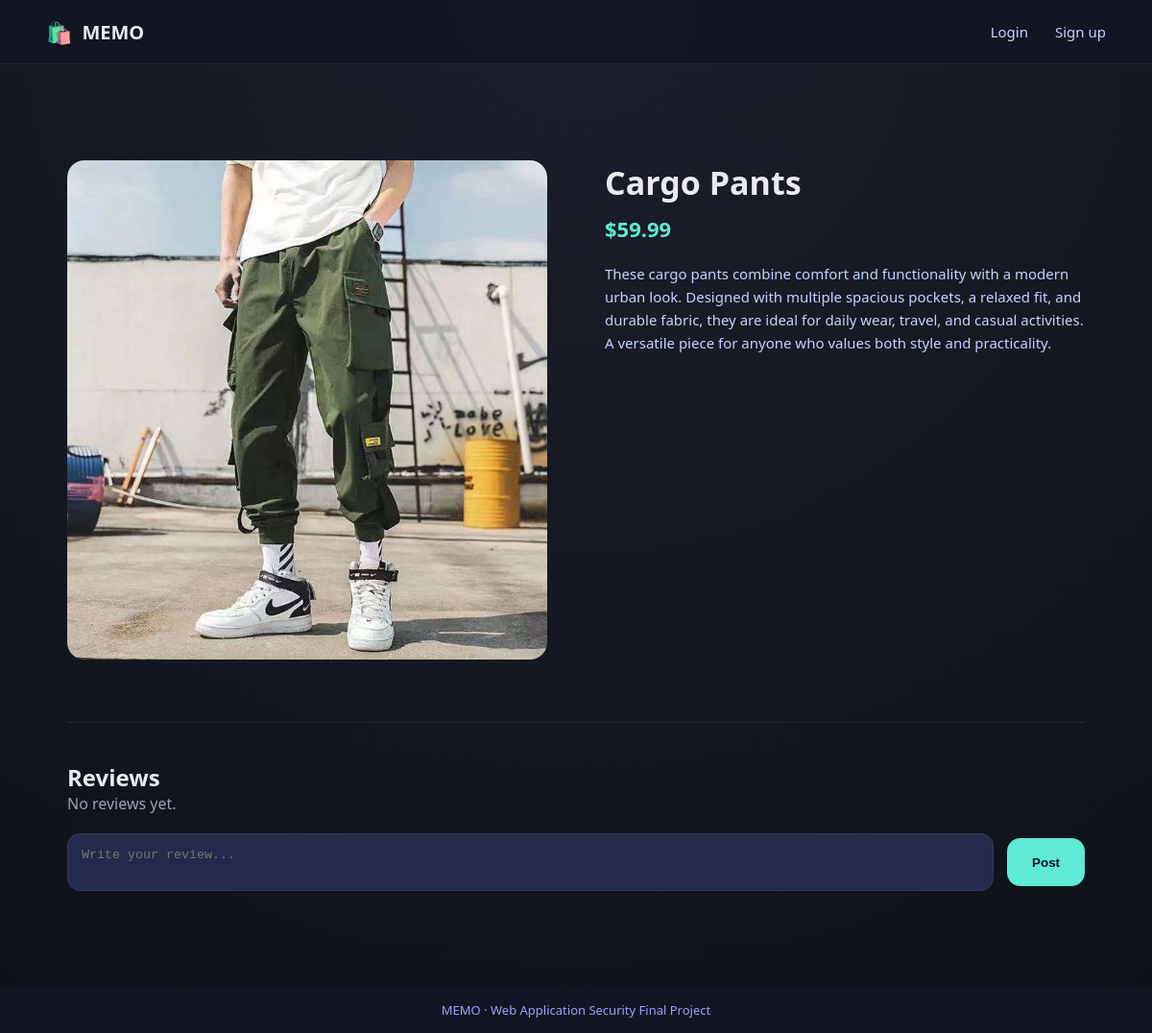
The app's page /product/2 with its own data.
### tables this page shows
CREATE TABLE products (
    id INTEGER PRIMARY KEY AUTOINCREMENT,
    name TEXT,
    short_description TEXT,
    full_description TEXT,
    price REAL,
    image TEXT,
    owner_id INTEGER
);

### routes/product.py (the view, shortened to what this page needs)
@product_bp.route("/product/<product_id>", methods=["GET", "POST"])
def product(product_id):
    conn = sqlite3.connect(DB)
    cur = conn.cursor()
    cur.execute("""
        SELECT id, name, full_description, price, image
        FROM products
        WHERE id = ?
    """, (product_id,))
    product = cur.fetchone()
    if not product:
        conn.close()
        return "Product not found", 404
    cur.execute("""
        SELECT users.username, comments.content
        FROM comments
        JOIN users ON users.id = comments.user_id
        WHERE comments.product_id = ?
    """, (product_id,))
    comments = cur.fetchall()
    conn.close()
    return render_template(
        "product.html",
        product={
            "id": product[0],
            "name": product[1],
            "desc": product[2],
            "price": product[3],
            "image": product[4]
        },
        comments=[{"user": c[0], "text": c[1]} for c in comments]
    )

### templates/product.html
{% extends "base.html" %}
{% block content %}
<div class="product-page">
    <div class="product-layout">
        <div class="product-left">
            <img src="/static/images/{{ product.image }}" alt="{{ product.name }}">
        </div>
        <div class="product-right">
            <h1>{{ product.name }}</h1>
            <p class="product-price">${{ "%.2f"|format(product.price) }}</p>
            <p class="product-desc">{{ product.desc }}</p>
        </div>
    </div>
    <div class="reviews">
        <h2>Reviews</h2>
        {% if comments %}
            {% for c in comments %}
                <div class="review">
                    <strong>{{ c.user }}</strong>
                    <p>{{ c.text | safe }}</p>
                </div>
            {% endfor %}
        {% else %}
            <p class="no-reviews">No reviews yet.</p>
        {% endif %}
        <form method="POST" class="review-form">
            <textarea name="content" placeholder="Write your review..." required></textarea>
            <button type="submit">Post</button>
        </form>
    </div>
</div>
{% endblock %}

### static/css/styles.css (style rules this page uses)
* { box-sizing: border-box; margin: 0; padding: 0; }
body { font-family: "Segoe UI", Tahoma, sans-serif; background: radial-gradient(circle at top, #1c1f2b, #0f111a); color: #eaeaf0; min-height: 100vh; display: flex; flex-direction: column; }
.product-page { max-width: 1100px; margin: 0 auto; padding: 40px 20px; }
.product-layout { display: grid; grid-template-columns: 1fr 1fr; gap: 60px; }
.product-left img { width: 100%; height: 520px; object-fit: cover; border-radius: 18px; }
.product-right h1 { font-size: 34px; margin-bottom: 10px; }
.product-price { font-size: 22px; font-weight: 600; color: #5eead4; margin-bottom: 20px; }
.product-desc { font-size: 15px; line-height: 1.6; color: #c7d2fe; }
.reviews { border-top: 1px solid rgba(255,255,255,0.08); padding-top: 40px; margin-top: 60px; }
.no-reviews { color: #9aa3b2; }
.review-form { display: flex; gap: 14px; align-items: center; margin-top: 20px; }
.review-form textarea { flex: 1; height: 60px; background: #232a4b; border: 1px solid rgba(255,255,255,0.08); border-radius: 14px; padding: 14px; color: #eaeaf0; resize: none; }
.review-form button { height: 50px; padding: 0 26px; background: #5eead4; color: #0f1220; border: none; border-radius: 14px; font-weight: 600; cursor: pointer; }

### records on screen
products: image (picture), name "Cargo Pants", price "59.99", desc "These cargo pants combine comfort and functionality with a modern urban look. Designed with multiple spacious pockets, a relaxed fit, and durable fabric, they are ideal for daily wear, travel, and casual activities. A versatile piece for anyone who values both style and practicality."
